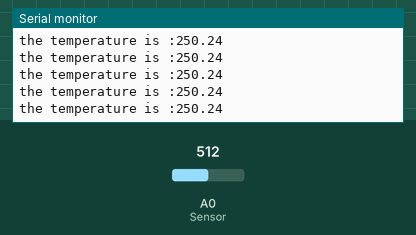
Recording of a sketch running on a simulated Arduino Uno, built with avr-gcc and run on an emulated ATmega328P. Parts: the last lines printed to the serial monitor. The inputs (shaded band) are chosen by the test bench; at power-on: A0 (Sensor) = 512.

Above: at 1.2 s.
1.3 s: A0 (Sensor) set to 220
At 2.1 s:
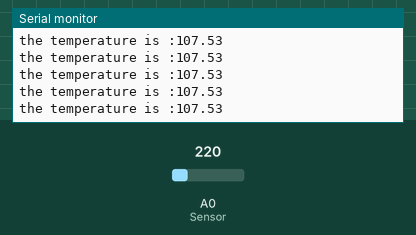
4.3 s: A0 (Sensor) set to 190
At 5.0 s:
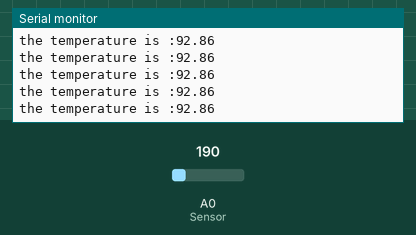
Timing chart, 0 to 7.3 s (numbered marks = the images above; inputs shaded):
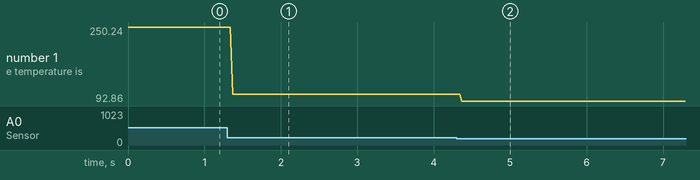

The sketch:

temepaturemeter.ino
```cpp
const int Sensor = A0;

void setup() {
pinMode(Sensor, INPUT);
Serial.begin(9600);
}

void loop() {

     float temp_reading=analogRead(Sensor);
     float temperature=temp_reading*(5.0/1023.0)*100;

     Serial.print("the temperature is :");
     Serial.println(temperature);


}
```

Measured:
- after the input at 1.3 s, the serial monitor: prints a new line after 0.07 s (image 1)
- after the input at 4.3 s, the serial monitor: prints a new line after 0.07 s (image 2)
- plotted number 1: 250.24 → 107.53 after the input at 1.3 s, 107.53 → 92.86 after the input at 4.3 s
